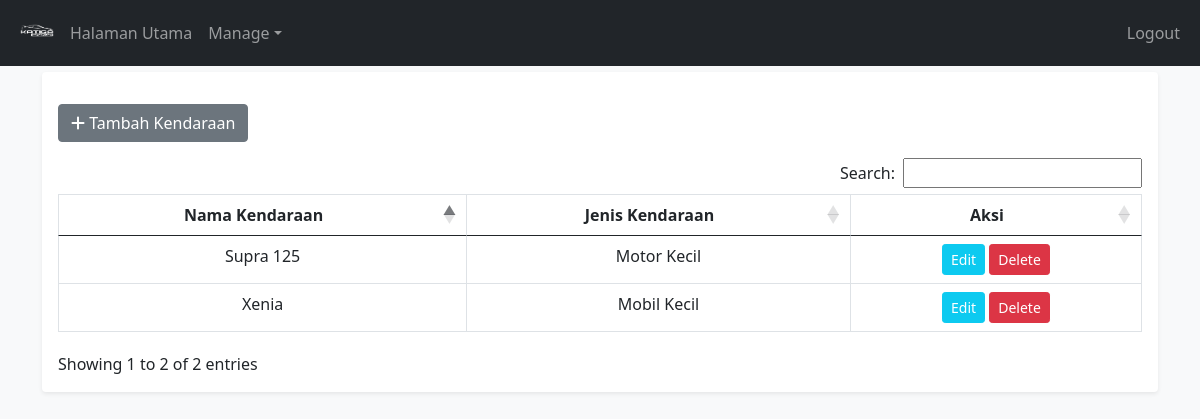
Screenshot of /viewcustomer/kendaraan.php (signed in) with the database file from the repository.
### tables this page shows
CREATE TABLE `list_kendaraan` (
  `id` int(11) NOT NULL,
  `nama_kendaraan` varchar(50) NOT NULL,
  `type_id` int(11) NOT NULL,
  `customers_id` int(11) NOT NULL
);

CREATE TABLE `type` (
  `id` int(11) NOT NULL,
  `nama_type` varchar(50) NOT NULL
);

### viewcustomer/kendaraan.php (the view, shortened to what this page needs)
<?php
require("../config/config.php");
$customers_id = $_SESSION['id'];
$query = "SELECT lk.id,t.nama_type, lk.nama_kendaraan
FROM list_kendaraan AS lk
INNER JOIN type AS t
ON lk.type_id = t.id
WHERE customers_id = '$customers_id'";
try
{
    $stmt = $db->prepare($query);
    $stmt->execute();
}
catch(PDOException $ex)
{
    die("Failed to run query: " . $ex->getMessage());
}
$rows = $stmt->fetchAll();
?>
<!DOCTYPE html>
<html lang="en">
<?php include 'page-header.php'?>
<body class="bg-light">
  <main class="container">
    <div class="p-3 my-3 bg-body rounded shadow-sm">
      <button type="button" class="btn btn-secondary my-3" data-bs-toggle="modal" data-bs-target="#kendaraan_add"><i class="fa-solid fa-plus"></i>
        Tambah Kendaraan
      </button>
      <div class="table-responsive">
        <table class="table stripe row-border text-center table-bordered " id="" width="100%" cellspacing="0">
          <thead>
            <tr>
              <th class="text-center">Nama Kendaraan</th>
              <th class="text-center">Jenis Kendaraan</th>
              <th class="text-center">Aksi</th>
            </tr>
          </thead>
          <tbody>
            <?php $i = 1; foreach($rows as $row): ?>
                <tr>
                    <td><?php echo $row['nama_kendaraan']; ?></td>
                    <td><?php echo $row['nama_type']; ?></td>
                    <td>
                        <button type="button" data-bs-toggle="modal" data-bs-target="#kendaraan_edit<?php echo $row['id']; ?>" class="btn btn-info btn-sm text-white">Edit</button>
                        <a href="../app/listkendaraan_delete.php?id=<?php echo $row['id']; ?>"><button type="button" class="btn btn-danger btn-sm text-white">Delete</button></a>
                    </td>
                </tr>
            <?php endforeach; ?>
          </tbody>
        </table>
      </div>
    </div>
  </main>
</body>
</html>

### resources/css/customer/main.css (style rules this page uses)
html, body { overflow-x: hidden; }
body { padding-top: 56px; }

### rows the page displays
list_kendaraan: nama_kendaraan "Xenia", type.nama_type "Mobil Kecil"
list_kendaraan: nama_kendaraan "Supra 125", type.nama_type "Motor Kecil"
